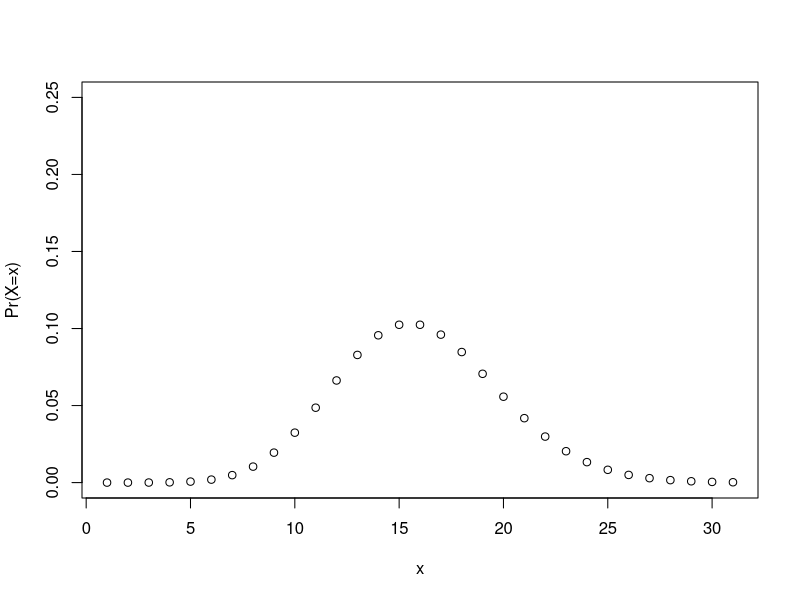

Recreate this plot in R. (Note: this script raises an error after producing the figure.)
## ---- chunk 1
1-ppois(q=8, lambda=15)
## ---- chunk 2
dpois(x=0,lambda=15)
## ---- chunk 3
dpois(x=3,lambda=15) #output is the same as the above formula
## ---- chunk 4
plot(dpois(x=0:30,lambda=15),ylim=c(0,0.25),names.arg=0:30, ylab="Pr(X=x)", xlab="x")
## ---- chunk 5
set <- NULL
n<-1
for (i in 1:104){
set[i] <- mean(sample(x, n, replace=TRUE))
}
quantile(set)
quantile(set, c(0.025, 0.975))
## ---- chunk 6
hist(set, xlim=c(0,30))
